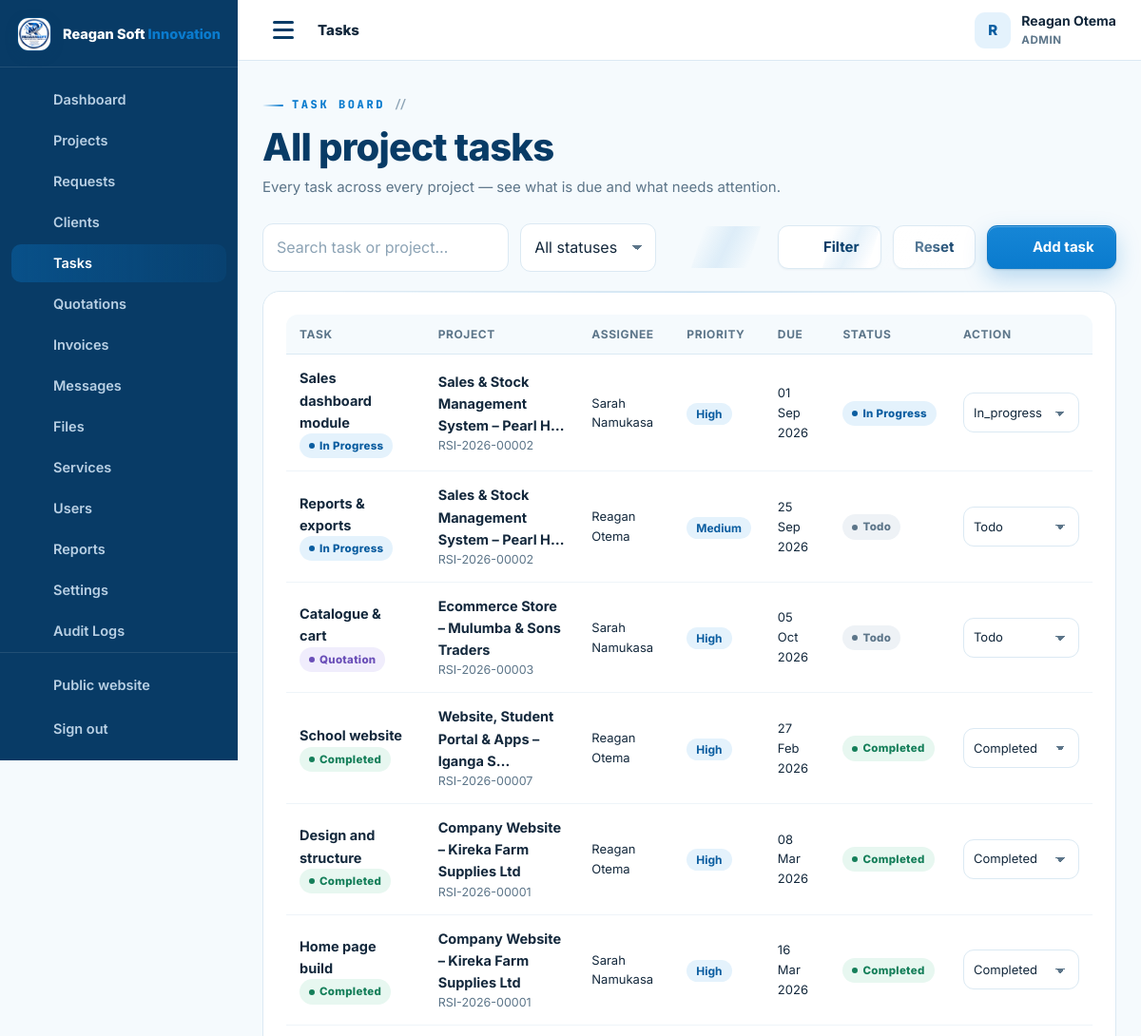
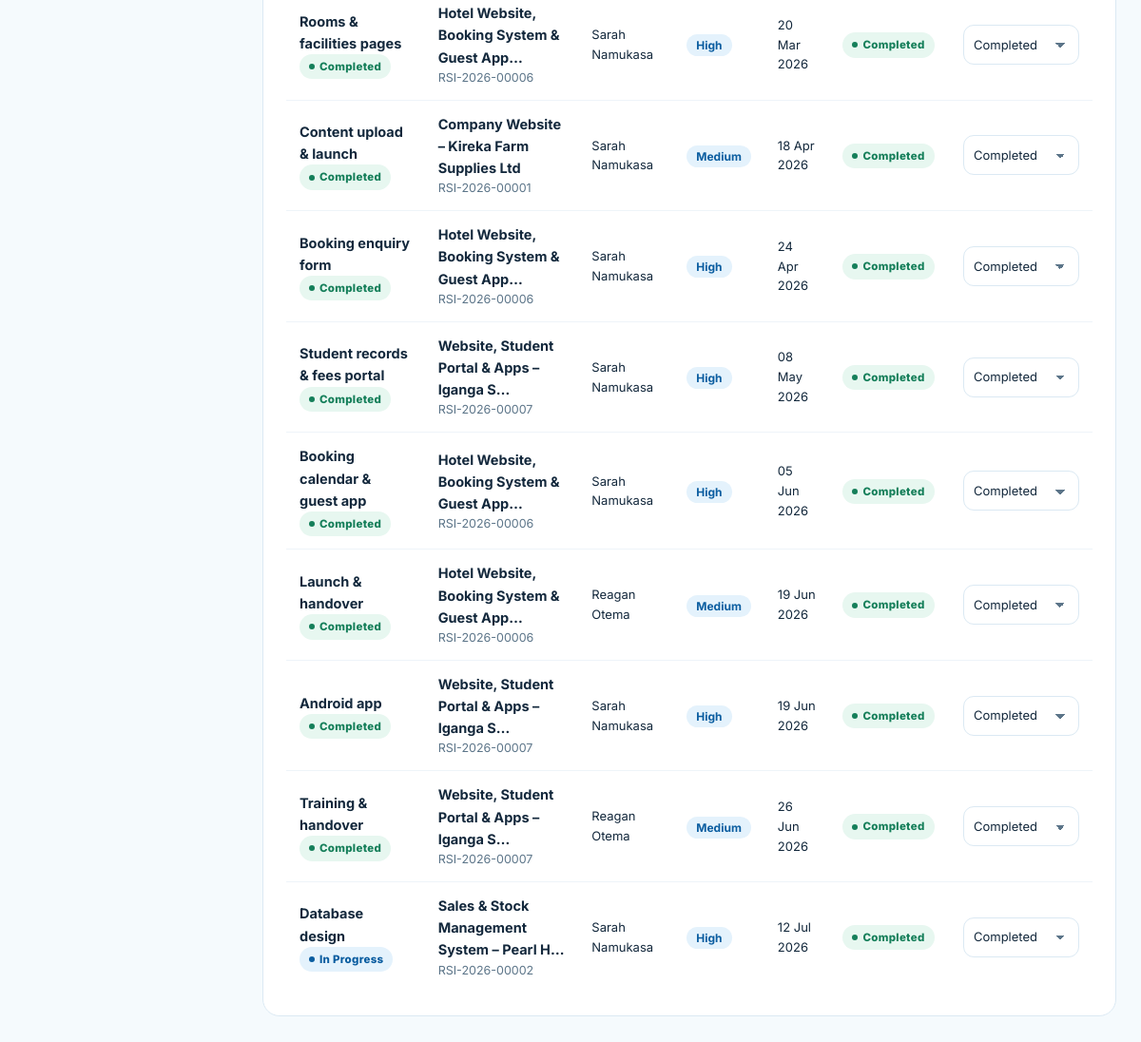
Page /admin/tasks.php (signed in) on the earlier database version (2 pictures, top to bottom).
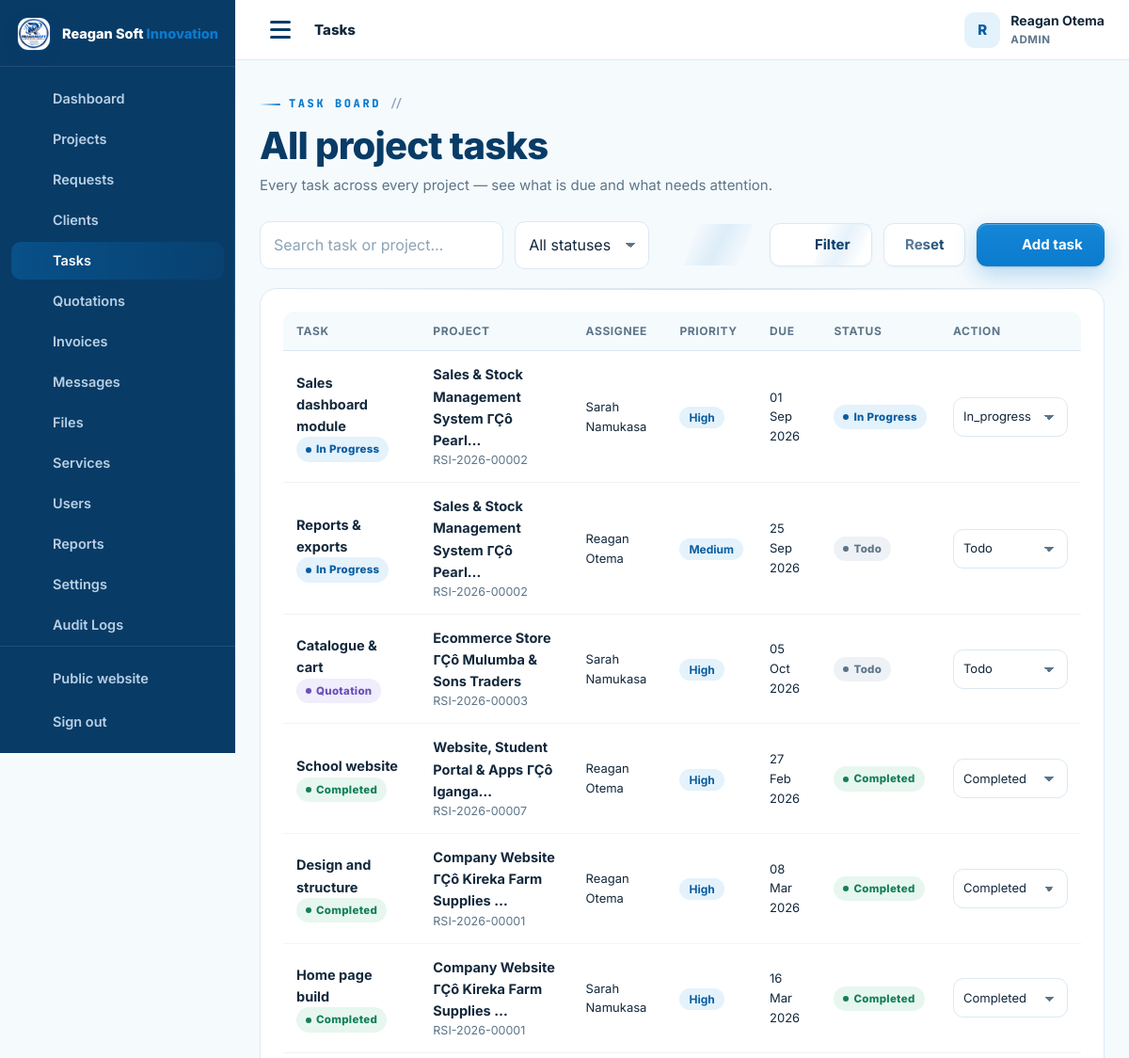
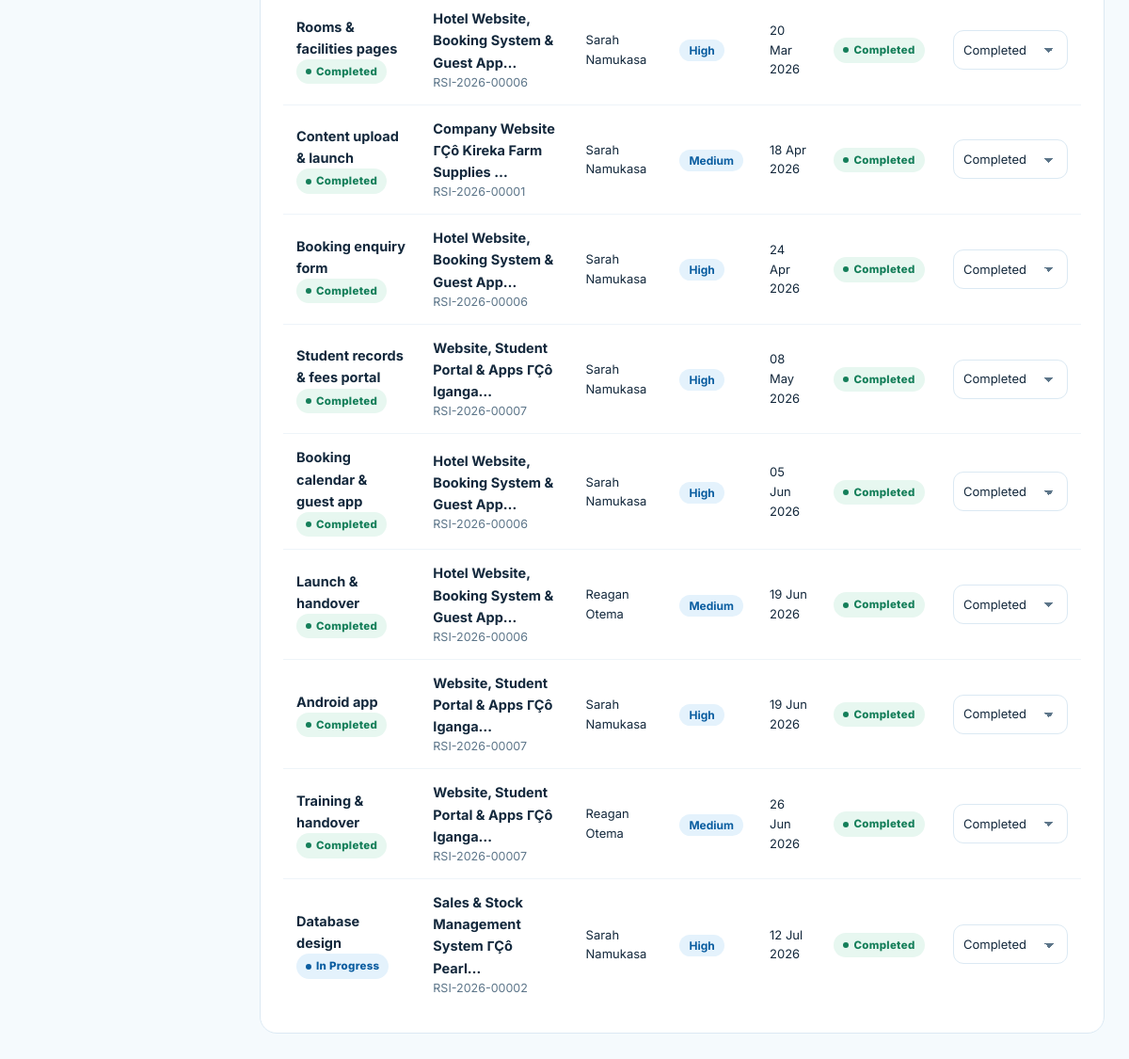
Same page on the later database version (2 pictures, top to bottom).
### tables this page shows
CREATE TABLE IF NOT EXISTS users (
  id INT UNSIGNED AUTO_INCREMENT PRIMARY KEY,
  full_name VARCHAR(150) NOT NULL,
  email VARCHAR(190) NOT NULL UNIQUE,
  phone VARCHAR(40) NULL,
  password_hash VARCHAR(255) NOT NULL,
  role ENUM('admin','staff','client') NOT NULL DEFAULT 'client',
  company VARCHAR(190) NULL,
  address VARCHAR(255) NULL,
  avatar VARCHAR(255) NULL,
   
   
   
   
   
   
  payer_type ENUM('business','individual') NOT NULL DEFAULT 'business',
  tax_id VARCHAR(60) NULL,
  national_id VARCHAR(60) NULL,
  country VARCHAR(80) NOT NULL DEFAULT 'Uganda',
  city VARCHAR(90) NULL,
  billing_terms_at DATETIME NULL,
  active TINYINT(1) NOT NULL DEFAULT 1,
  failed_logins INT UNSIGNED NOT NULL DEFAULT 0,
  locked_until DATETIME NULL,
  last_login_at DATETIME NULL,
  created_at TIMESTAMP DEFAULT CURRENT_TIMESTAMP,
  updated_at TIMESTAMP DEFAULT CURRENT_TIMESTAMP ON UPDATE CURRENT_TIMESTAMP,
  INDEX idx_users_role (role),
  INDEX idx_users_active (active)
);

CREATE TABLE IF NOT EXISTS project_tasks (
  id INT UNSIGNED AUTO_INCREMENT PRIMARY KEY,
  project_id INT UNSIGNED NOT NULL,
  assigned_to INT UNSIGNED NULL,
  title VARCHAR(190) NOT NULL,
  description TEXT NULL,
  status ENUM('TODO','IN_PROGRESS','REVIEW','COMPLETED') NOT NULL DEFAULT 'TODO',
  progress TINYINT UNSIGNED NOT NULL DEFAULT 0,
  priority ENUM('low','medium','high') NOT NULL DEFAULT 'medium',
  start_date DATE NULL,
  due_date DATE NULL,
  created_by INT UNSIGNED NULL,
  created_at TIMESTAMP DEFAULT CURRENT_TIMESTAMP,
  updated_at TIMESTAMP DEFAULT CURRENT_TIMESTAMP ON UPDATE CURRENT_TIMESTAMP,
  FOREIGN KEY (project_id) REFERENCES projects(id) ON DELETE CASCADE,
  FOREIGN KEY (assigned_to) REFERENCES users(id) ON DELETE SET NULL,
  FOREIGN KEY (created_by) REFERENCES users(id) ON DELETE SET NULL,
  INDEX idx_tasks_project (project_id),
  INDEX idx_tasks_status (status),
  INDEX idx_tasks_assigned (assigned_to)
);

CREATE TABLE IF NOT EXISTS projects (
  id INT UNSIGNED AUTO_INCREMENT PRIMARY KEY,
  ref_no VARCHAR(30) NOT NULL UNIQUE,                
  client_id INT UNSIGNED NOT NULL,
  service_id INT UNSIGNED NULL,
  assigned_to INT UNSIGNED NULL,                     
  title VARCHAR(190) NOT NULL,
  description TEXT NOT NULL,
  requirements TEXT NULL,
   
   
  website_url  VARCHAR(255) NULL,                    
  deliverables VARCHAR(190) NULL,                    
  cover_art    VARCHAR(40)  NULL,                    
  budget DECIMAL(14,2) NULL,
  priority ENUM('low','normal','high','urgent') NOT NULL DEFAULT 'normal',
  status ENUM('NEW','REVIEWING','QUOTATION','APPROVED','IN_PROGRESS','WAITING_FOR_CLIENT','TESTING','COMPLETED','CANCELLED') NOT NULL DEFAULT 'NEW',
  progress TINYINT UNSIGNED NOT NULL DEFAULT 0,
  deadline DATE NULL,
  started_at DATETIME NULL,
  completed_at DATETIME NULL,
  submitted_at TIMESTAMP DEFAULT CURRENT_TIMESTAMP,
  updated_at TIMESTAMP DEFAULT CURRENT_TIMESTAMP ON UPDATE CURRENT_TIMESTAMP,
  FOREIGN KEY (client_id) REFERENCES users(id) ON DELETE CASCADE,
  FOREIGN KEY (service_id) REFERENCES services(id) ON DELETE SET NULL,
  FOREIGN KEY (assigned_to) REFERENCES users(id) ON DELETE SET NULL,
  INDEX idx_projects_client (client_id),
  INDEX idx_projects_status (status),
  INDEX idx_projects_assigned (assigned_to),
  INDEX idx_projects_service (service_id)
);

### config/config.php (called while the page is built, shortened)
<?php
function db(): PDO {
    static $pdo = null;
    if ($pdo === null) {
        try {
            $pdo = new PDO(
                'mysql:host=' . DB_HOST . ';dbname=' . DB_NAME . ';charset=utf8mb4',
                DB_USER,
                DB_PASS,
                [
                    PDO::ATTR_ERRMODE            => PDO::ERRMODE_EXCEPTION,
                    PDO::ATTR_DEFAULT_FETCH_MODE => PDO::FETCH_ASSOC,
                    PDO::ATTR_EMULATE_PREPARES   => false,
                    PDO::ATTR_STRINGIFY_FETCHES  => false,
                    PDO::ATTR_TIMEOUT            => 5,
                    PDO::MYSQL_ATTR_INIT_COMMAND => "SET time_zone = '+03:00', NAMES utf8mb4 COLLATE utf8mb4_unicode_ci",
                ]
            );
        } catch (PDOException $e) {
            db_connection_failed($e);
        }
    }
    return $pdo;
}
function e(mixed $value): string {
    return htmlspecialchars((string)($value ?? ''), ENT_QUOTES, 'UTF-8');
}
function flash(string $key, ?string $value = null): ?string {
    $msg = $_SESSION['flash'][$key] ?? null;
    return $msg;
}
function app_url(string $path = ''): string {
    return APP_URL . ($path === '' ? '' : '/' . ltrim($path, '/'));
}
function current_user(): ?array {
    static $user = false;
    if ($user === false) {
        if (empty($_SESSION['user_id'])) {
            $user = null;
        } else {
            $st = db()->prepare('SELECT * FROM users WHERE id = ? AND active = 1 LIMIT 1');
            $st->execute([(int)$_SESSION['user_id']]);
            $user = $st->fetch() ?: null;
        }
    }
    return $user;
}
function is_logged_in(): bool {
    return current_user() !== null;
}
function user_role(): ?string {
    $u = current_user();
    return $u['role'] ?? null;
}
function require_login(): void {
    if (!is_logged_in()) {
        $_SESSION['intended'] = $_SERVER['REQUEST_URI'] ?? '';
        flash('error', 'Please sign in to continue.');
        redirect(app_url('login.php'));
    }
}
function require_staff(): void {
    require_login();
}
require_once __DIR__ . '/../inc/functions.php';

### admin/tasks.php (the view, shortened to what the rows shown need)
<?php
require __DIR__ . '/../config/config.php';
require_staff();
$pdo = db();
$st = $_GET['status'] ?? '';
$q  = trim($_GET['q'] ?? '');
$page = max(1, (int)($_GET['page'] ?? 1));
$perPage = 15;
$where = ['1=1'];
$params = [];
$whereSql = implode(' AND ', $where);
$count = $pdo->prepare("SELECT COUNT(*) c FROM project_tasks t JOIN projects p ON p.id = t.project_id WHERE $whereSql");
$count->execute($params);
$pg = paginate((int)$count->fetch()['c'], $perPage, $page);
$sql = "SELECT t.*, p.title AS project_title, p.ref_no, p.status AS project_status, p.client_id, a.full_name AS assignee_name
        FROM project_tasks t
        JOIN projects p ON p.id = t.project_id
        LEFT JOIN users a ON a.id = t.assigned_to
        WHERE $whereSql
        ORDER BY (t.status = 'COMPLETED') ASC, t.due_date IS NULL ASC, t.due_date ASC, t.created_at DESC
        LIMIT $perPage OFFSET {$pg['offset']}";
$stm = $pdo->prepare($sql); $stm->execute($params);
$tasks = $stm->fetchAll();
dashboard_head(['title' => 'Tasks', 'active' => 'tasks', 'crumb' => 'Tasks']);
?>
<div class="dash-head">
  <div>
    <h2>All project tasks</h2>
  </div>
</div>
<section class="panel">
  <?php if ($tasks): ?>
    <div class="table-wrap">
      <table class="table">
        <thead><tr><th>Task</th><th>Project</th><th>Assignee</th><th>Priority</th><th>Due</th><th>Status</th><th>Action</th></tr></thead>
        <tbody>
          <?php foreach ($tasks as $t): ?>
            <tr>
              <td><span class="row-title"><?= e($t['title']) ?></span><div class="row-sub"><?= status_badge($t['project_status']) ?></div></td>
              <td><a class="row-title" href="<?= app_url('admin/project.php?id=' . (int)$t['project_id'] . '&tab=tasks') ?>"><?= e(truncate($t['project_title'], 42)) ?></a><div class="row-sub"><?= e($t['ref_no']) ?></div></td>
              <td class="small"><?= e($t['assignee_name'] ?? 'Unassigned') ?></td>
              <td><span class="tag"><?= e(ucfirst($t['priority'])) ?></span></td>
              <td class="small"><?= $t['due_date'] ? fmt_date($t['due_date']) : '—' ?></td>
              <td><?= status_badge($t['status']) ?></td>
              <td style="min-width:150px">
                <form method="post" style="display:flex;gap:6px;align-items:center">
                  <select class="select" name="status" onchange="this.form.submit()" style="padding:7px 30px 7px 10px;font-size:13px">
                    <?php foreach (['TODO', 'IN_PROGRESS', 'REVIEW', 'COMPLETED'] as $s): ?><option value="<?= $s ?>" <?= $t['status'] === $s ? 'selected' : '' ?>><?= e(ucwords(strtolower($s))) ?></option><?php endforeach; ?>
                  </select>
                </form>
              </td>
            </tr>
          <?php endforeach; ?>
        </tbody>
      </table>
    </div>
  <?php else: ?>
    <div class="empty"><?= icon('list') ?><h4>No tasks found</h4><p><?= ($q || $st) ? 'No tasks match your filters.' : 'No tasks yet. Create one above or inside a project.' ?></p></div>
  <?php endif; ?>
</section>
<?php dashboard_footer(); ?>

### inc/layout.php (shortened to what the rows shown need)
<?php
function dashboard_nav_items(): array {
    $role = user_role();
    $client = [
        ['dashboard', 'Dashboard', app_url('client/index.php'), 'dashboard'],
        ['projects', 'My Projects', app_url('client/projects.php'), 'folder'],
        ['request', 'New Request', app_url('client/request.php'), 'plus'],
        ['messages', 'Messages', app_url('client/messages.php'), 'chat'],
        ['files', 'Files', app_url('client/files.php'), 'file'],
        ['notifications', 'Notifications', app_url('client/notifications.php'), 'bell'],
        ['billing', 'Payment Details', app_url('client/billing.php'), 'receipt'],
        ['profile', 'Profile', app_url('client/profile.php'), 'user'],
    ];
    $staff = [
        ['dashboard', 'Dashboard', app_url('admin/index.php'), 'dashboard'],
        ['projects', 'Projects', app_url('admin/projects.php'), 'folder'],
        ['requests', 'Requests', app_url('admin/requests.php'), 'inbox'],
        ['clients', 'Clients', app_url('admin/clients.php'), 'users'],
        ['tasks', 'Tasks', app_url('admin/tasks.php'), 'list'],
        ['quotations', 'Quotations', app_url('admin/quotations.php'), 'doc'],
        ['invoices', 'Invoices', app_url('admin/invoices.php'), 'money'],
        ['messages', 'Messages', app_url('admin/messages.php'), 'chat'],
        ['files', 'Files', app_url('admin/files.php'), 'file'],
    ];
    if ($role === 'admin') {
        $staff = array_merge($staff, [
            ['services', 'Services', app_url('admin/services.php'), 'globe'],
            ['users', 'Users', app_url('admin/users.php'), 'users'],
            ['reports', 'Reports', app_url('admin/reports.php'), 'chart'],
            ['settings', 'Settings', app_url('admin/settings.php'), 'settings'],
            ['audit', 'Audit Logs', app_url('admin/audit.php'), 'search'],
        ]);
    }
    return $role === 'client' ? $client : $staff;
}
function dashboard_head(array $page = []): void {
    $user = current_user();
    $role = user_role();
    ?>
<!doctype html>
<html lang="en">
<head>
<link rel="stylesheet" href="<?= app_url('assets/css/style.css') ?>">
<link rel="stylesheet" href="<?= app_url('assets/css/tech.css') ?>">
</head>
<body class="dash-body">
<div class="dash-layout">
  <div class="dash-shell">
    <header class="dash-topbar">
      <div class="dash-topbar-right">
        <div class="user-chip">
          <span class="user-avatar"><?= e(mb_strtoupper(mb_substr($user['full_name'] ?? '?', 0, 1))) ?></span>
          <div class="user-meta">
            <strong><?= e($user['full_name'] ?? '') ?></strong>
            <small><?= e(mb_strtoupper($role)) ?></small>
          </div>
        </div>
      </div>
    </header>
    <main class="dash-main" id="main">
<?php
}
function dashboard_footer(): void {
    ?>
    </main>
  </div>
</div>
</body>
</html>
<?php
}
    ?>

### inc/functions.php (shortened to what the rows shown need)
<?php
function fmt_date(?string $date, string $format = 'd M Y'): string {
    $ts = strtotime($date);
    return $ts ? date($format, $ts) : '—';
}
function truncate(string $text, int $length = 90): string {
    return mb_strimwidth($text, 0, $length, '…');
}
function status_badge(string $status): string {
    $class = [
        'NEW' => 'blue', 'REVIEWING' => 'sky', 'QUOTATION' => 'violet',
        'APPROVED' => 'cyan', 'IN_PROGRESS' => 'blue', 'WAITING_FOR_CLIENT' => 'amber',
        'TESTING' => 'violet', 'COMPLETED' => 'green', 'CANCELLED' => 'red',
        'TODO' => 'gray', 'REVIEW' => 'violet',
        'draft' => 'gray', 'sent' => 'blue', 'accepted' => 'green', 'rejected' => 'red', 'expired' => 'amber', 'cancelled' => 'red',
        'paid' => 'green', 'partially_paid' => 'amber', 'overdue' => 'red',
        'active' => 'green', 'inactive' => 'red',
        'read' => 'gray', 'unread' => 'blue',
    ];
    $label = ucwords(str_replace('_', ' ', strtolower((string)$status)));
    return '<span class="badge ' . ($class[$status] ?? 'gray') . '">' . e($label) . '</span>';
}
function paginate(int $total, int $perPage, int $page): array {
    $totalPages = max(1, (int)ceil($total / max(1, $perPage)));
    $page = max(1, min($totalPages, $page));
    $offset = ($page - 1) * $perPage;
    return ['totalPages' => $totalPages, 'page' => $page, 'offset' => $offset];
}
require_once __DIR__ . '/layout.php';

Differences in the rows shown:
changed through a linked row, project_tasks "Sales dashboard module": project.title "Sales & Stock Management System – Pearl H…" → "Sales & Stock Management System ΓÇô Pearl…"
changed through a linked row, project_tasks "Reports & exports": project.title "Sales & Stock Management System – Pearl H…" → "Sales & Stock Management System ΓÇô Pearl…"
changed through a linked row, project_tasks "Catalogue & cart": project.title "Ecommerce Store – Mulumba & Sons Traders" → "Ecommerce Store ΓÇô Mulumba & Sons Traders"
changed through a linked row, project_tasks "School website": project.title "Website, Student Portal & Apps – Iganga S…" → "Website, Student Portal & Apps ΓÇô Iganga…"
changed through a linked row, project_tasks "Design and structure": project.title "Company Website – Kireka Farm Supplies Ltd" → "Company Website ΓÇô Kireka Farm Supplies …"
changed through a linked row, project_tasks "Home page build": project.title "Company Website – Kireka Farm Supplies Ltd" → "Company Website ΓÇô Kireka Farm Supplies …"
changed through a linked row, project_tasks "Content upload & launch": project.title "Company Website – Kireka Farm Supplies Ltd" → "Company Website ΓÇô Kireka Farm Supplies …"
changed through a linked row, project_tasks "Student records & fees portal": project.title "Website, Student Portal & Apps – Iganga S…" → "Website, Student Portal & Apps ΓÇô Iganga…"
changed through a linked row, project_tasks "Android app": project.title "Website, Student Portal & Apps – Iganga S…" → "Website, Student Portal & Apps ΓÇô Iganga…"
changed through a linked row, project_tasks "Training & handover": project.title "Website, Student Portal & Apps – Iganga S…" → "Website, Student Portal & Apps ΓÇô Iganga…"
changed through a linked row, project_tasks "Database design": project.title "Sales & Stock Management System – Pearl H…" → "Sales & Stock Management System ΓÇô Pearl…"
